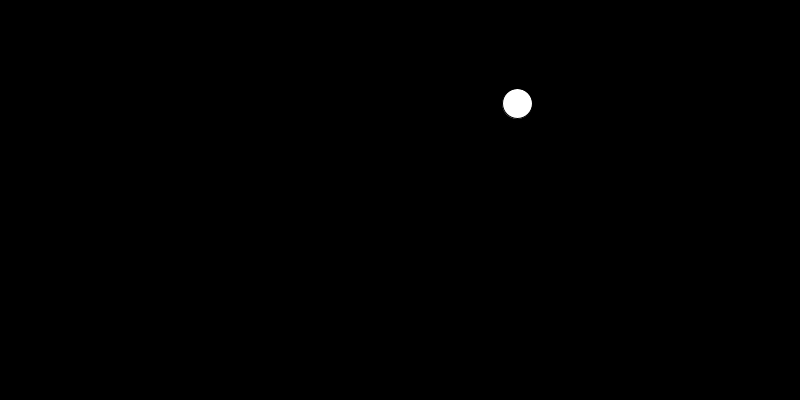
Frame 1 (no input)
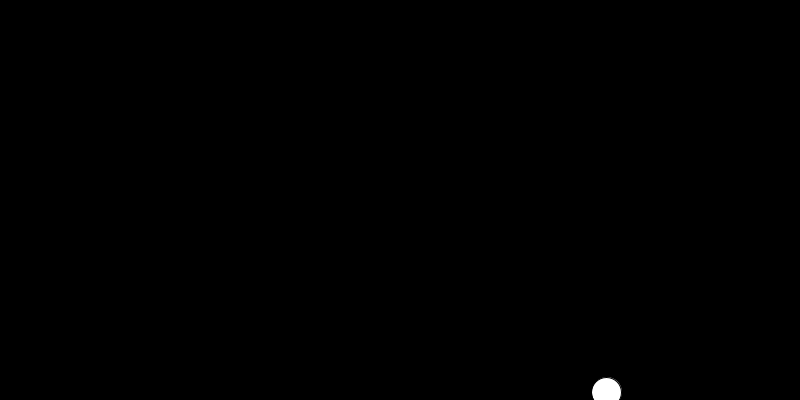
Frame 60 (the mouse pressed at the canvas centre just before this capture)
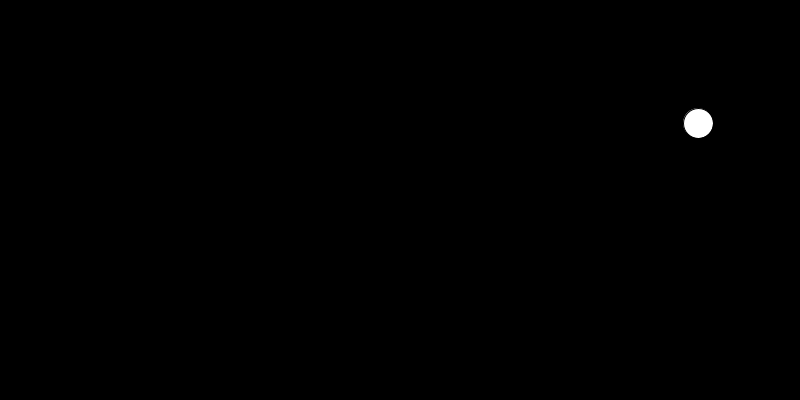
Frame 120 (the mouse held since frame 60 and released just before this capture)

The Processing sketch that drew these frames (run headless with seeded random() and noise(); from frame 60 on, the mouse is pressed at the canvas centre):

// Processing sketch: E_animatingball
// ── E_animatingball.pde

float thex, they;
float v; // velocity
float t; // angle

void setup()
{
  size(800, 400);
  background(0);

  thex = random(0, width);
  they = random(0, height);

  v = random(5, 20); // random velocity
  t = random(0, TWO_PI); // random angle
}

void draw()
{
  background(0);
  fill(255);
  ellipse(thex, they, 30, 30);

  thex = thex+v*cos(t);
  they = they+v*sin(t);
  
  if(thex>width) t = PI - t;
  if(thex<0) t = PI -t;
  if(they>height) t = TWO_PI - t;
  if(they<0) t = TWO_PI - t;
  
}

void keyPressed()
{


  thex = random(0, width);
  they = random(0, height);

  v = random(5, 20); // random velocity
  t = random(0, TWO_PI); // random angle
}
